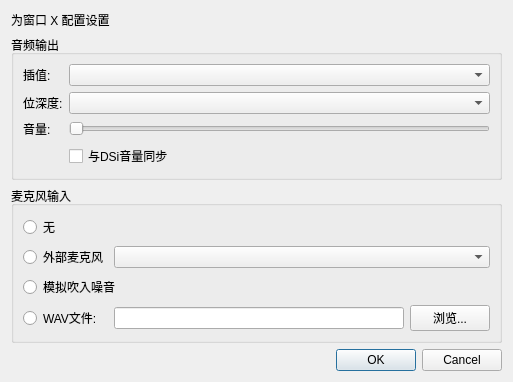
<?xml version="1.0" encoding="UTF-8"?>
<ui version="4.0">
 <class>AudioSettingsDialog</class>
 <widget class="QDialog" name="AudioSettingsDialog">
  <property name="geometry">
   <rect>
    <x>0</x>
    <y>0</y>
    <width>482</width>
    <height>301</height>
   </rect>
  </property>
  <property name="sizePolicy">
   <sizepolicy hsizetype="Fixed" vsizetype="Fixed">
    <horstretch>0</horstretch>
    <verstretch>0</verstretch>
   </sizepolicy>
  </property>
  <property name="windowTitle">
   <string>音频设置 - melonDS</string>
  </property>
  <layout class="QVBoxLayout" name="verticalLayout">
   <property name="sizeConstraint">
    <enum>QLayout::SetFixedSize</enum>
   </property>
   <item>
    <widget class="QLabel" name="lblInstanceNum">
     <property name="text">
      <string>为窗口 X 配置设置</string>
     </property>
    </widget>
   </item>
   <item>
    <widget class="QGroupBox" name="groupBox">
     <property name="title">
      <string>音频输出</string>
     </property>
     <layout class="QGridLayout" name="gridLayout_2">
      <item row="2" column="0">
       <widget class="QLabel" name="label">
        <property name="text">
         <string>音量:</string>
        </property>
       </widget>
      </item>
      <item row="2" column="1">
       <widget class="QSlider" name="slVolume">
        <property name="whatsThis">
         <string>&lt;html&gt;&lt;head/&gt;&lt;body&gt;&lt;p&gt;控制音频输出的音量。&lt;/p&gt;&lt;/body&gt;&lt;/html&gt;</string>
        </property>
        <property name="maximum">
         <number>256</number>
        </property>
        <property name="pageStep">
         <number>16</number>
        </property>
        <property name="orientation">
         <enum>Qt::Horizontal</enum>
        </property>
       </widget>
      </item>
      <item row="3" column="1">
        <widget class="QCheckBox" name="chkSyncDSiVolume">
         <property name="whatsThis">
          <string>&lt;html&gt;&lt;head/&gt;&lt;body&gt;&lt;p&gt;将输出音量与 DSi 硬件音量同步。&lt;/p&gt;&lt;/body&gt;&lt;/html&gt;</string>
         </property>
         <property name="text">
          <string>与DSi音量同步</string>
         </property>
        </widget>
      </item>
      <item row="0" column="0">
       <widget class="QLabel" name="label_2">
        <property name="text">
         <string>插值:</string>
        </property>
       </widget>
      </item>
      <item row="0" column="1">
       <widget class="QComboBox" name="cbInterpolation">
        <property name="whatsThis">
         <string>&lt;html&gt;&lt;head/&gt;&lt;body&gt;&lt;p&gt;对音频样本应用插值以获得更好的质量。 选项 &amp;quot;无&amp;quot; 将为DS硬件标准。&lt;/p&gt;&lt;/body&gt;&lt;/html&gt;</string>
        </property>
       </widget>
      </item>
      <item row="1" column="0">
       <widget class="QLabel" name="label_3">
        <property name="text">
         <string>位深度:</string>
        </property>
       </widget>
      </item>
      <item row="1" column="1">
       <widget class="QComboBox" name="cbBitDepth">
        <property name="whatsThis">
         <string>&lt;html&gt;&lt;head/&gt;&lt;body&gt;&lt;p&gt;音频播放的位深度。 如果设置为  &quot;自动&quot; 那么默认DS模式为10-bit，DSi模式为16-bit。&lt;/p&gt;&lt;/body&gt;&lt;/html&gt;</string>
        </property>
       </widget>
      </item>
     </layout>
    </widget>
   </item>
   <item>
    <widget class="QGroupBox" name="groupBox_2">
     <property name="title">
      <string>麦克风输入</string>
     </property>
     <layout class="QGridLayout" name="gridLayout">
      <item row="3" column="1">
       <widget class="QPathInput" name="txtMicWavPath">
        <property name="minimumSize">
         <size>
          <width>290</width>
          <height>0</height>
         </size>
        </property>
        <property name="whatsThis">
         <string>&lt;html&gt;&lt;head/&gt;&lt;body&gt;&lt;p&gt;将 WAV 文件输入到模拟麦克风。&lt;/p&gt;&lt;p&gt;按住麦克风热键可激活此输入模式（请参阅控制和热键）。&lt;/p&gt;&lt;/body&gt;&lt;/html&gt;</string>
        </property>
       </widget>
      </item>
      <item row="3" column="0">
       <widget class="QRadioButton" name="rbMicWav">
        <property name="whatsThis">
         <string>&lt;html&gt;&lt;head/&gt;&lt;body&gt;&lt;p&gt;将 WAV 文件输入到模拟麦克风。&lt;/p&gt;&lt;p&gt;按住麦克风热键可激活此输入模式（请参阅控制和热键）。&lt;/p&gt;&lt;/body&gt;&lt;/html&gt;</string>
        </property>
        <property name="text">
         <string>WAV文件:</string>
        </property>
       </widget>
      </item>
      <item row="3" column="2">
       <widget class="QPushButton" name="btnMicWavBrowse">
        <property name="text">
         <string>浏览...</string>
        </property>
       </widget>
      </item>
      <item row="1" column="0">
       <widget class="QRadioButton" name="rbMicExternal">
        <property name="whatsThis">
         <string>&lt;html&gt;&lt;head/&gt;&lt;body&gt;&lt;p&gt;来自外部麦克风的信号（若存在）将被输入到模拟麦克风。&lt;/p&gt;&lt;/body&gt;&lt;/html&gt;</string>
        </property>
        <property name="text">
         <string>外部麦克风</string>
        </property>
       </widget>
      </item>
      <item row="1" column="1" colspan="2">
        <widget class="QComboBox" name="cbMic">
         <property name="whatsThis"> 
          <string>&lt;html&gt;&lt;head/&gt;&lt;body&gt;&lt;p&gt;选中的麦克风将被使用。&lt;/p&gt;&lt;/body&gt;&lt;/html&gt;</string>       
         </property>
        </widget>
      </item>
      <item row="2" column="0" colspan="3">
       <widget class="QRadioButton" name="rbMicNoise">
        <property name="whatsThis">
         <string>&lt;html&gt;&lt;head/&gt;&lt;body&gt;&lt;p&gt;噪音将被输入到模拟麦克风，模拟吹入麦克风。&lt;/p&gt;&lt;p&gt;按住麦克风热键可激活此输入模式（请参阅控制和热键）。&lt;/p&gt;&lt;/body&gt;&lt;/html&gt;</string>
        </property>
        <property name="text">
         <string>模拟吹入噪音</string>
        </property>
       </widget>
      </item>
      <item row="0" column="0" colspan="3">
       <widget class="QRadioButton" name="rbMicNone">
        <property name="whatsThis">
         <string>&lt;html&gt;&lt;head/&gt;&lt;body&gt;&lt;p&gt;无麦克风输入&lt;/p&gt;&lt;/body&gt;&lt;/html&gt;</string>
        </property>
        <property name="text">
         <string>无</string>
        </property>
       </widget>
      </item>
     </layout>
    </widget>
   </item>
   <item>
    <widget class="QDialogButtonBox" name="buttonBox">
     <property name="orientation">
      <enum>Qt::Horizontal</enum>
     </property>
     <property name="standardButtons">
      <set>QDialogButtonBox::Cancel|QDialogButtonBox::Ok</set>
     </property>
    </widget>
   </item>
  </layout>
 </widget>
 <customwidgets>
  <customwidget>
   <class>QPathInput</class>
   <extends>QLineEdit</extends>
   <header>QPathInput.h</header>
  </customwidget>
 </customwidgets>
 <tabstops>
  <tabstop>cbInterpolation</tabstop>
  <tabstop>cbBitDepth</tabstop>
  <tabstop>slVolume</tabstop>
  <tabstop>chkSyncDSiVolume</tabstop>
  <tabstop>rbMicNone</tabstop>
  <tabstop>rbMicExternal</tabstop>
  <tabstop>rbMicNoise</tabstop>
  <tabstop>rbMicWav</tabstop>
  <tabstop>txtMicWavPath</tabstop>
  <tabstop>btnMicWavBrowse</tabstop>
 </tabstops>
 <resources/>
 <connections>
  <connection>
   <sender>buttonBox</sender>
   <signal>accepted()</signal>
   <receiver>AudioSettingsDialog</receiver>
   <slot>accept()</slot>
   <hints>
    <hint type="sourcelabel">
     <x>248</x>
     <y>254</y>
    </hint>
    <hint type="destinationlabel">
     <x>157</x>
     <y>274</y>
    </hint>
   </hints>
  </connection>
  <connection>
   <sender>buttonBox</sender>
   <signal>rejected()</signal>
   <receiver>AudioSettingsDialog</receiver>
   <slot>reject()</slot>
   <hints>
    <hint type="sourcelabel">
     <x>316</x>
     <y>260</y>
    </hint>
    <hint type="destinationlabel">
     <x>286</x>
     <y>274</y>
    </hint>
   </hints>
  </connection>
 </connections>
</ui>
